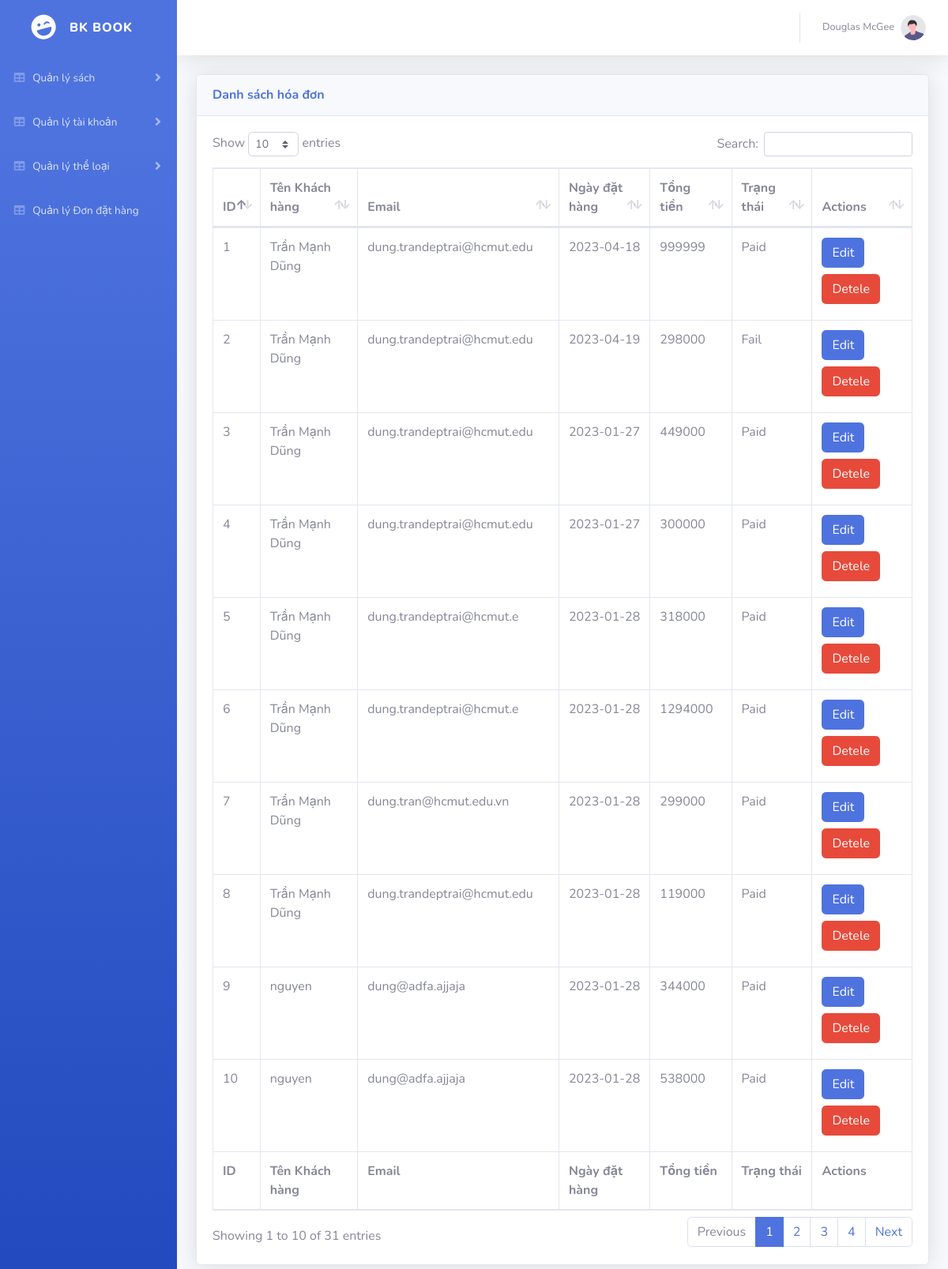
The app's page /apps/admin/index.php?action=Admin&act=allorder with its own data.
### tables this page shows
CREATE TABLE `shop_order` (
  `id` int(11) NOT NULL,
  `user_id` int(11) DEFAULT NULL,
  `order_date` date DEFAULT NULL,
  `payment_method_id` int(11) DEFAULT NULL,
  `shipping_address` varchar(255) DEFAULT NULL,
  `shipping_method` int(11) DEFAULT NULL,
  `order_total` double DEFAULT NULL,
  `order_status` varchar(20) DEFAULT NULL
);

CREATE TABLE `site_user` (
  `id` int(11) NOT NULL,
  `name` varchar(255) DEFAULT NULL,
  `email` varchar(255) DEFAULT NULL,
  `phone_number` varchar(255) DEFAULT NULL,
  `password` varchar(255) DEFAULT NULL,
  `role` int(9) NOT NULL,
  `image` text DEFAULT 'https://cdn-icons-png.flaticon.com/512/21/21294.png'
);

### apps/admin/Model/connection.php (called while the page is built, shortened)
<?php
    class Connection{
        var $conn;
        function __construct()
        {
            $severname ="localhost";
            $username ="root";
            $password ="";
            $db_name ="bkstore";
            $this->conn = new mysqli($severname,$username,$password,$db_name);
            $this->conn->set_charset("utf8");
        }
        public function getList($query) {
            $result = $this->conn->query($query);
            return $result;
        }
    }
?>

### apps/admin/Model/model.php (called while the page is built, shortened)
<?php
    require_once('connection.php');
    class Model {
        function __construct()
        {
            $conn_obj = new Connection();
        }
    }
?>

### apps/admin/Model/admin.php (called while the page is built, shortened)
<?php
require_once('model.php');
class Admin extends Model{
    public function getAllOrder() {
        $db = new Connection();
        $query = "SELECT shop_order.*, site_user.name, site_user.email FROM shop_order, site_user WHERE shop_order.user_id = site_user.id ORDER by shop_order.id ASC";
        $result = $db->getList($query);
        return $result;
    }
}
?>

### apps/admin/view/AllOrder.php (the view)
<div class="container-fluid">
                        <div class="card shadow mb-4">
                                <div class="card-header py-3">
                                    <h6 class="m-0 font-weight-bold text-primary">Danh sách hóa đơn</h6>
                                </div>
                                <div class="card-body">
                                    <div class="table-responsive">
                                    <table class="table table-bordered" id="dataTable" width="100%" cellspacing="0">
                                    <thead>
                                        <tr>
                                            <th>ID</th>
                                            <th>Tên Khách hàng</th>
                                            <th>Email</th>
                                            <th>Ngày đặt hàng</th>
                                            <th>Tổng tiền</th>
                                            <th>Trạng thái</th>
                                            <th>Actions</th>
                                        </tr>
                                    </thead>
                                    <tfoot>
                                        <tr>
                                            <th>ID</th>
                                            <th>Tên Khách hàng</th>
                                            <th>Email</th>
                                            <th>Ngày đặt hàng</th>
                                            <th>Tổng tiền</th>
                                            <th>Trạng thái</th>
                                            <th>Actions</th>
                                        </tr>
                                    </tfoot>
                                    <tbody>
                                        <?php
                                            $pd = new Admin();
                                            $order = $pd->getAllOrder();
                                            if ($order->num_rows > 0) {
                                                while($result = $order->fetch_assoc()) {
                                            ?>
                                                <tr>
                                                    <td><?php echo $result['id']; ?></td>
                                                    <td><?php echo $result['name']; ?></td>
                                                    <td><?php echo $result['email']; ?></td>
                                                    <td><?php echo $result['order_date']; ?></td>
                                                    <td><?php echo $result['order_total']; ?></td>
                                                    <td><?php echo $result['order_status']; ?></td>
                                                    <td>
                                                        <a name="" id="" class="btn btn-primary mb-2 text-center" href="index.php?action=Admin&act=editorder&id=<?php echo $result['id'] ?>">Edit</a>
                                                        <a name="" id="" class="btn btn-danger mb-2 text-center" href="index.php?action=Product&act=deleteOrder&id=<?php echo $result['id'] ?>">Detele</a>
                                                    </td>
                                                </tr>
                                            <?php
                                            }
                                        }
                                        else
                                        {
                                            echo "No products available";
                                            }
                                            ?>
                                    </tbody>
                                </table>
                                    </div>
                                </div>
                        </div>
                    </div>

### records on screen
shop_order: id "1", user.name "Trần Mạnh Dũng", user.email "dung.trandeptrai@hcmut.edu", order_date "2023-04-18", order_total "999999", order_status "Paid"
shop_order: id "2", user.name "Trần Mạnh Dũng", user.email "dung.trandeptrai@hcmut.edu", order_date "2023-04-19", order_total "298000", order_status "Fail"
shop_order: id "3", user.name "Trần Mạnh Dũng", user.email "dung.trandeptrai@hcmut.edu", order_date "2023-01-27", order_total "449000", order_status "Paid"
shop_order: id "4", user.name "Trần Mạnh Dũng", user.email "dung.trandeptrai@hcmut.edu", order_date "2023-01-27", order_total "300000", order_status "Paid"
shop_order: id "5", user.name "Trần Mạnh Dũng", user.email "dung.trandeptrai@hcmut.e", order_date "2023-01-28", order_total "318000", order_status "Paid"
shop_order: id "6", user.name "Trần Mạnh Dũng", user.email "dung.trandeptrai@hcmut.e", order_date "2023-01-28", order_total "1294000", order_status "Paid"
shop_order: id "7", user.name "Trần Mạnh Dũng", user.email "dung.tran@hcmut.edu.vn", order_date "2023-01-28", order_total "299000", order_status "Paid"
shop_order: id "8", user.name "Trần Mạnh Dũng", user.email "dung.trandeptrai@hcmut.edu", order_date "2023-01-28", order_total "119000", order_status "Paid"
shop_order: id "9", user.name "nguyen", user.email "dung@adfa.ajjaja", order_date "2023-01-28", order_total "344000", order_status "Paid"
shop_order: id "10", user.name "nguyen", user.email "dung@adfa.ajjaja", order_date "2023-01-28", order_total "538000", order_status "Paid"
